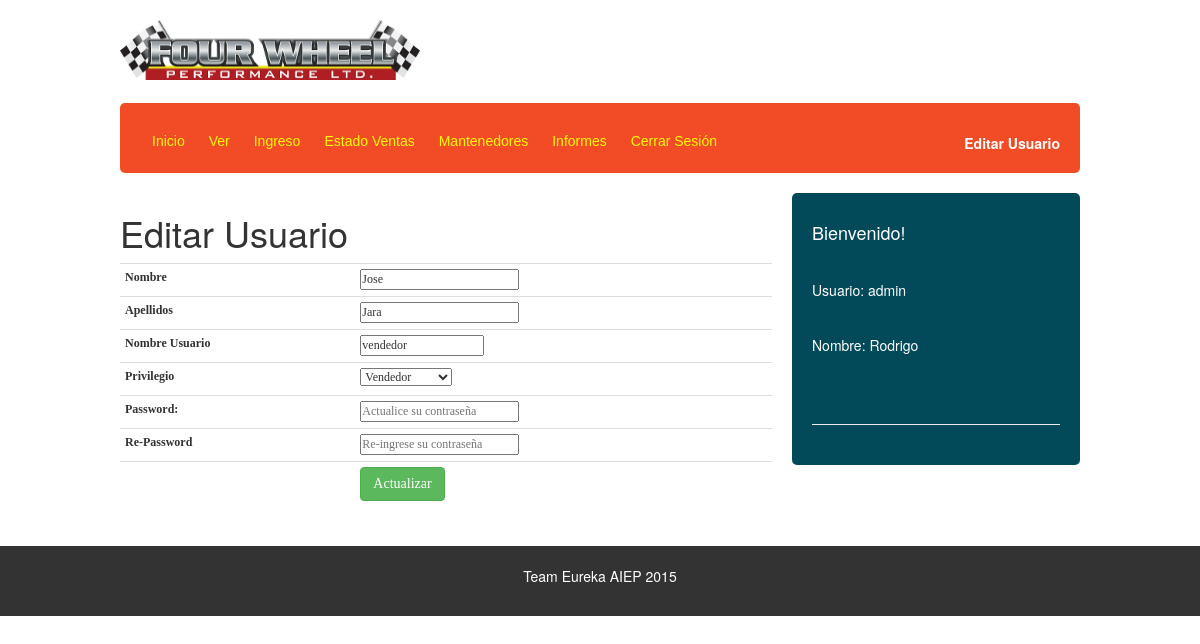
The page /administracion/usuario_edit.php?id=2 (signed in) on the database its author committed.
### tables this page shows
CREATE TABLE IF NOT EXISTS `usuarios` (
`id_usuario` int(11) NOT NULL,
  `nom_user` varchar(30) DEFAULT NULL,
  `pass` varchar(50) DEFAULT NULL,
  `privilegio` int(11) DEFAULT NULL,
  `nombre` varchar(30) DEFAULT NULL,
  `apepat` varchar(30) DEFAULT NULL
);

### php/seguridad.php (called while the page is built, shortened)
<?php
	$user = $_SESSION["user"];
	$nombre = $_SESSION["nombre"];
?>

### administracion/usuario_edit.php (the view, shortened to what this page needs)
<?php
	include("../php/seguridad.php");
	include("../php/conexion.php");
	$id_usr = $_GET['id'];
	$sql_usr = "SELECT id_usuario, nombre, apepat, nom_user, privilegio
			FROM usuarios
			WHERE id_usuario = '".$id_usr."';";
	$resultado = mysqli_query($conexion, $sql_usr);
	$row = mysqli_fetch_row($resultado);
?>
<!DOCTYPE html>
<html lang="en">
<head>
	<link rel="stylesheet" href="../css/style_adm.css">
	<link rel="stylesheet" type="text/css" href="../css/bootstrap.css">
</head>
<body>
<?php include('../theme/header_adm.php'); ?>
    <section class="main">
		<div class="wrapp">
			<div class="mensaje">
				<?php include("menu.php"); ?>
                <p style="text-align:right; text-size: 18px;"><strong>Editar Usuario</strong></p>
			</div>
			<div class="articulo">
				<article><h1>Editar Usuario</h1>
					<form name="nuevo_usuario" onSubmit="return formulario()" action="update_usr.php"method="POST">
						<table class="table table-condensed"><?php
							echo "<tr>";
							echo "	<td> <label>Nombre</label></td>";
							echo "	<td> <input name='nombre' size='20' value='$row[1]'></td>";
							echo "</tr>";
							echo "<tr>";
							echo "	<td> <label>Apellidos</label></td>";
							echo "	<td> <input name='apellidos' size='20' value='$row[2]'></td>";
							echo "</tr>";
							echo "<tr>";
							echo "	<td> <label>Nombre Usuario</label></td>";
							echo "	<td> <input name='nom_user' size='15' value='$row[3]'></td>";
							echo "</tr>";
							echo "<tr>";
							echo "	<td> <label>Privilegio</label></td>";
								switch ($row[4]){
									case '1':
										echo "<td> <select name='privilegio'>";
										echo "	<option value='1' selected='selected'> Vendedor</option>";
										echo "</select></td>";
										break;
								}
							echo "
							</tr>
							<tr>
								<td> <label>Password:</label></td>
								<td> <input type='password' name='passwd' id='passwd' size='20' placeholder='Actualice su contrase&ntilde;a'></td>
							</tr>
							<tr>
								<td> <label>Re-Password</label></td>
								<td><input type='password' name='passwd2' id='passwd2' size='20' placeholder='Re-ingrese su contrase&ntilde;a'></td>
							</tr>
							<tr>
								<td></td>
								<td><button type='submit' class='btn btn-outline btn-success'>Actualizar</button></td>
							</tr>
							"; ?>
						</table>
					</form>
				</article>
			</div>
			<aside>
				<div class="widget">
					<h4>Bienvenido! </h4><br/>
					<h5><?php echo "Usuario: $user" ?></h5><br>
					<h5><?php echo "Nombre: $nombre" ?></h5><br>
                    <br>
                    <hr width=100%>
				</div>
			</aside>
		</div>
	</section>
	<footer>
		<div class="wrapp">
			<p>Team Eureka AIEP 2015</p>
		</div>
	</footer>
</body>
</html>

### css/style_adm.css (style rules this page uses)
* { -webkit-box-sizing: border-box; -moz-box-sizing: border-box; box-sizing: border-box; margin:0px; padding:0px; }
body { background:#f2f2f2; color:#333; font-family:Arial, helvetica, sans-serif; }
.wrapp { max-width: 1000px; width:80%; margin:auto; overflow: hidden; }
.mensaje { background:#F24C27; padding:20px; color:#fff; margin:20px 0; border-radius:5px; height: 70px; }
.articulo { float: left; width: 70%; padding:0px 20px 20px 0px; }
td { font-family: tahoma; font-size: 12px; padding: 5px; }
aside { float: left; width: 30%; background:#024959; color:#fff; padding:20px; border-radius:5px; }
footer { width: 100%; background:#333; padding:20px 0; color:#fff; }
footer p { text-align:center; }

### rows shown on the page
usuarios: nombre "Jose", apellidos "Jara", nom_user "vendedor"

### other values the page prints
$user "admin"
$nombre "Rodrigo"
